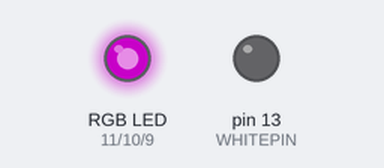
Bench run of a sketch on a simulated Arduino Uno, built with avr-gcc and run on an emulated ATmega328P. Shown: an RGB LED mixed from three pins (HIGH = lit), output pins drawn as LEDs (lit = HIGH). Dim RGB values are drawn brighter than linear.

Above: at 0.1 s.
At 1.1 s:
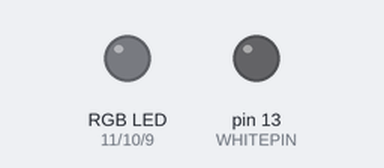
Timing chart, 0 to 2.6 s (numbered marks = the images above):
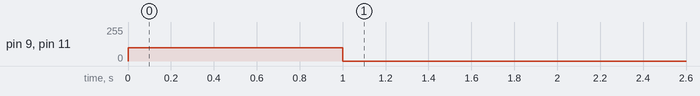

The sketch:

bearacuda.ino
```cpp
// (licence header left out)
#include <SoftwareSerial.h>

// Serial
#define TXPIN 2
#define RXPIN 4
#define WHITEPIN 13
#define REDPIN 11
#define GREENPIN 10
#define BLUEPIN 9
#define DEPTHPIN A5
#define MISSIONPIN 3

#define BAUD_RATE 19200
#define TIMEOUT_THRESHOLD 1000
#define TELEMETRY_TIMEOUT 50

#define EMPTY_BYTE 0x00
#define PACKET_LENGTH 26
#define MOTOR_PACKET_LENGTH 15
#define INDICATOR_PACKET_LENGTH 8
#define STOP_SPEED 0
#define ACCELERATION_LIMIT 1
#define DECELERATION_LIMIT 2
#define LIMIT_VALUE 2

// Flags
#define READY_FLAG 0x7F
#define SAFE_START_FLAG 0x83
#define CONTROL_FLAG 0xAA
#define LIMIT_FLAG 0x22
#define FORWARD_FLAG 0x05
#define REVERSE_FLAG 0x06
#define DEPTH_SENSOR 0x64 //'d' in ascii

long current_time;
long previous_time;
SoftwareSerial serial_controller = SoftwareSerial(RXPIN, TXPIN);


void setMotorSpeed(uint8_t dir, uint8_t speed, uint8_t device_id) {
    byte packet[5] = {0};

    speed = speed < 0 ? 0 : (speed > 100 ? 100 : speed);
    speed = speed / 2;

    packet[0] = CONTROL_FLAG;
    packet[1] = device_id;
    packet[2] = (dir == 1) ? REVERSE_FLAG : FORWARD_FLAG;
    packet[3] = EMPTY_BYTE;
    packet[4] = speed;

    serial_controller.write(packet, 5);
}

void setMotorLimit(uint8_t device_id, uint8_t limit_type, int limit_value) {
    byte packet[6] = {0};

    packet[0] = CONTROL_FLAG;
    packet[1] = device_id;
    packet[2] = LIMIT_FLAG;
    packet[3] = limit_type;
    packet[4] = limit_value % 128;
    packet[5] = limit_value >> 7;

    serial_controller.write(packet, 6);
}

void setIndicator(uint8_t pin, uint8_t value) {
    analogWrite(pin, (uint8_t)((uint16_t)value*255/100));
}


/**
 * pressure = (sensorValue - 0.204) / 0.0204
 */
void sendSensorData() {
    static long previous_time;

    //if (abs(previous_time - current_time) > TELEMETRY_TIMEOUT) {
    //previous_time = current_time;
    word sensorValue1 = analogRead(DEPTHPIN);
    byte packet[3] = {0};

    packet[0] = highByte(sensorValue1);
    packet[1] = lowByte(sensorValue1);
    packet[2] = (byte)digitalRead(MISSIONPIN);
    Serial.write(packet, 3);
}
void setup() {
    Serial.begin(BAUD_RATE);
    serial_controller.begin(BAUD_RATE);

    // Setup pins
    pinMode(TXPIN, OUTPUT);
    pinMode(RXPIN, INPUT);
    pinMode(WHITEPIN, OUTPUT);
    pinMode(REDPIN, OUTPUT);
    pinMode(GREENPIN, OUTPUT);
    pinMode(BLUEPIN, OUTPUT);

    analogWrite(WHITEPIN, 0);
    analogWrite(REDPIN, 100);
    analogWrite(GREENPIN, 0);
    analogWrite(BLUEPIN, 100);

    delay(1000);

    analogWrite(REDPIN, 0);
    analogWrite(BLUEPIN, 0);

    // Setup timer
    current_time = previous_time = millis();

    // Start motor controllers
    serial_controller.write(SAFE_START_FLAG);
    delay(5);

    for (uint8_t i = 1; i < 6; i++) {
        setMotorLimit(i, ACCELERATION_LIMIT, LIMIT_VALUE);
        delay(1);  //wait one ms between commands
        setMotorLimit(i, DECELERATION_LIMIT, LIMIT_VALUE);
        delay(1);
    }

}

void loop() {

    // Controller doesn't send back info yet.
    if (serial_controller.available()) {
    }

    if(Serial.peek() != READY_FLAG) {
      Serial.read();
    } else if (Serial.available() >= PACKET_LENGTH) {
        Serial.read();
        byte packet[PACKET_LENGTH] = {0};

        for (int i = 0; i < PACKET_LENGTH; i++) {
          packet[i] = Serial.read();
        }

        //if (get_checksum(packet) > 0)
        //    return;

        for (int i = 0; i < MOTOR_PACKET_LENGTH; i += 3) {
            setMotorSpeed(packet[i+1], packet[i+2], packet[i]);
        }

        for (int i = MOTOR_PACKET_LENGTH; i < MOTOR_PACKET_LENGTH + INDICATOR_PACKET_LENGTH; i += 2) {
            setIndicator(packet[i], packet[i+1]);
        }

        //temporary fix for semi-broken motor controller
        serial_controller.write(SAFE_START_FLAG);

        previous_time = millis();

        sendSensorData();
    }

    if ((current_time - previous_time) > TIMEOUT_THRESHOLD) {
        for (int i = 0; i < 5; i++)
           setMotorSpeed(0, STOP_SPEED, byte(i));
    }

    current_time = millis();
}

int get_checksum(byte packet[]) {
    word checksum = 0;

    for (int i = 0; i < PACKET_LENGTH - 2; i += 2) {
        checksum += word(packet[i], packet[i+1]);
    }

    checksum -= word(packet[PACKET_LENGTH-2], packet[PACKET_LENGTH-1]);
    return checksum;
}
```
